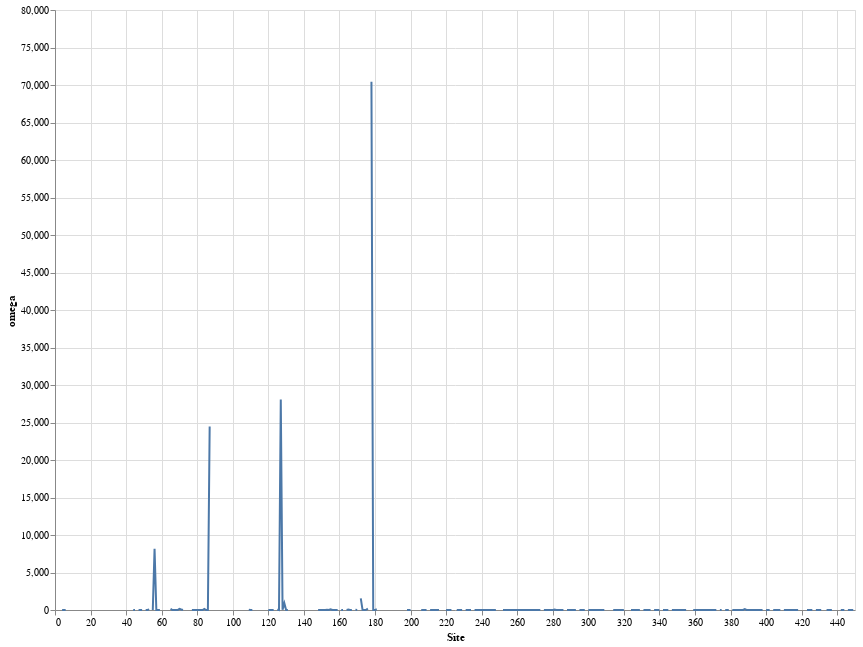

The code cell stored with this chart in its notebook:
### Markdown cell above
# Visual and Tables

### Code cell
#source = df[df["omega"] < 10]
source = df

line = alt.Chart(source).mark_line().encode(
    x='Site',
    y='omega',
).properties(
    width=800,
    height=600)

line

### Figure 1 — Vega-Lite specification as saved in the notebook (floating-point values rounded to 4 significant figures; data arrays with more than 128 entries replaced by an {"elided": "..."} marker saying what was removed)
{"config": {"view": {"continuousWidth": 400, "continuousHeight": 300}}, "data": {"name": "data-5334db81f4a94649dd503a53c8e8ead0"}, "mark": "line", "encoding": {"x": {"type": "quantitative", "field": "Site"}, "y": {"type": "quantitative", "field": "omega"}}, "height": 600, "width": 800, "$schema": "https://vega.github.io/schema/vega-lite/v4.8.1.json", "datasets": {"data-5334db81f4a94649dd503a53c8e8ead0": {"elided": "449 records"}}}
